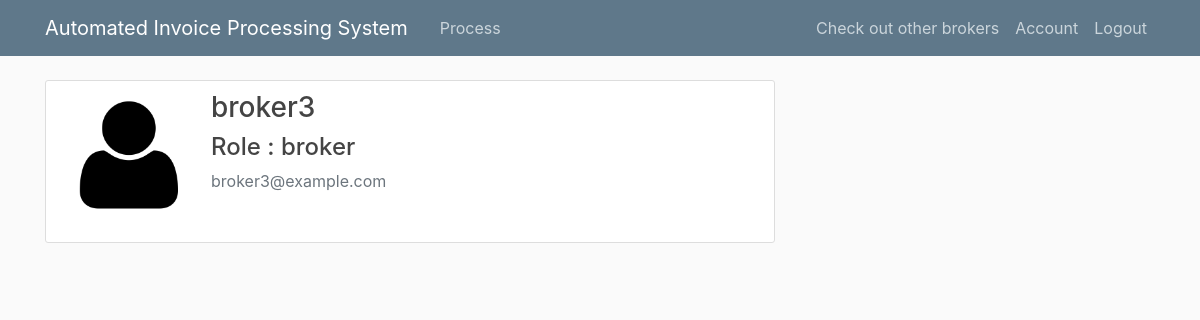
The app's page /account/3/view (signed in), older data.
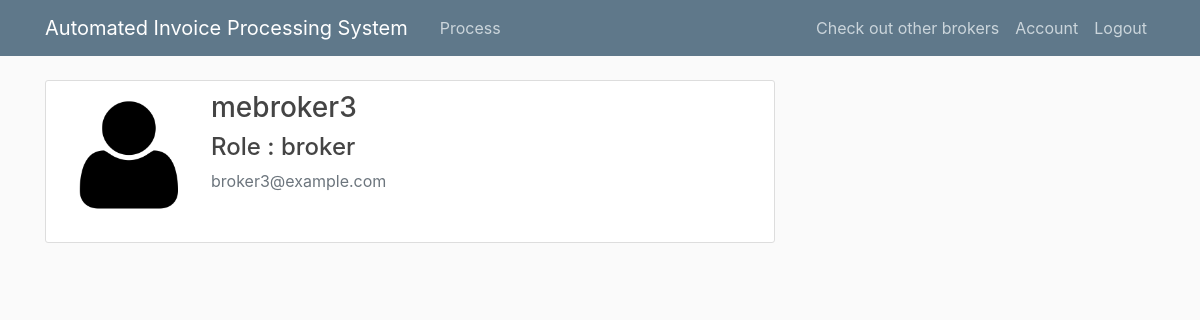
The same page, newer data.
### aims_/models.py (models this page shows, shortened)
class Broker(db.Model, UserMixin):
    id = db.Column(db.Integer, primary_key=True)
    username = db.Column(db.String(20), unique=True, nullable=False)
    email = db.Column(db.String(120), unique=True, nullable=False)
    image_file = db.Column(db.String(20), nullable=False, default='default.png')
    password = db.Column(db.String(60), nullable=False)

### aims_/routes.py (the view)
@app.route("/account/<int:user_id>/view")
@login_required
def account(user_id):
    if session['account_type'] == 'broker':
        user = Broker.query.get_or_404(user_id)
    elif session['account_type'] == 'admin':
        user = Admin.query.get_or_404(user_id)
    elif session['account_type'] == 'company':
        user = Company.query.get_or_404(user_id)
    return render_template('account.html', title='Account',userdetail = user)

### aims_/models.py (called while the page is built)
@login_manager.user_loader
def load_user(user_id):
    if 'account_type' in session:
        if session['account_type'] == 'broker':
            return Broker.query.get(int(user_id))
        elif session['account_type'] == 'admin':
            return Admin.query.get(int(user_id))
        elif session['account_type'] == 'company':
            return Company.query.get(int(user_id))
        else:
            return None
    else:
        return None

### aims_/templates/account.html
{% extends "layout.html" %}
{% block content %}
        <div class="content-section">
            <div class="media">
                <img class="account-img" src="{{ url_for('static', filename='profile_pics/' + userdetail.image_file) }}">
                <div class="media-body">
                    <h3>{{ userdetail.username }}</h3>
                    <h4>Role : {{session['account_type']}}</h4>
                    <p class="text-secondary">{{ userdetail.email }}</p>
                </div>
            </div>
{% endblock content %}

Row changes from the older to the newer data that the page shows:
changed Broker "broker3@example.com": username "broker3" → "mebroker3"
